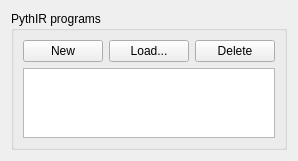
<?xml version="1.0" encoding="UTF-8"?>
<ui version="4.0">
 <class>Form</class>
 <widget class="QWidget" name="Form">
  <property name="geometry">
   <rect>
    <x>0</x>
    <y>0</y>
    <width>281</width>
    <height>151</height>
   </rect>
  </property>
  <property name="windowTitle">
   <string>Form</string>
  </property>
  <layout class="QVBoxLayout" name="verticalLayout_3">
   <item>
    <widget class="QGroupBox" name="groupBoxPrograms">
     <property name="sizePolicy">
      <sizepolicy hsizetype="Preferred" vsizetype="Preferred">
       <horstretch>0</horstretch>
       <verstretch>0</verstretch>
      </sizepolicy>
     </property>
     <property name="title">
      <string>PythIR programs</string>
     </property>
     <property name="flat">
      <bool>false</bool>
     </property>
     <property name="checkable">
      <bool>false</bool>
     </property>
     <layout class="QVBoxLayout" name="verticalLayout_2">
      <item>
       <layout class="QVBoxLayout" name="verticalLayout">
        <item>
         <layout class="QHBoxLayout" name="horizontalLayout">
          <item>
           <widget class="QPushButton" name="pushButtonNew">
            <property name="text">
             <string>New</string>
            </property>
           </widget>
          </item>
          <item>
           <widget class="QPushButton" name="pushButtonLoad">
            <property name="text">
             <string>Load...</string>
            </property>
           </widget>
          </item>
          <item>
           <widget class="QPushButton" name="pushButtonDelete">
            <property name="text">
             <string>Delete</string>
            </property>
           </widget>
          </item>
         </layout>
        </item>
        <item>
         <widget class="QListWidget" name="listWidgetPrograms"/>
        </item>
       </layout>
      </item>
     </layout>
    </widget>
   </item>
  </layout>
 </widget>
 <resources/>
 <connections/>
</ui>
